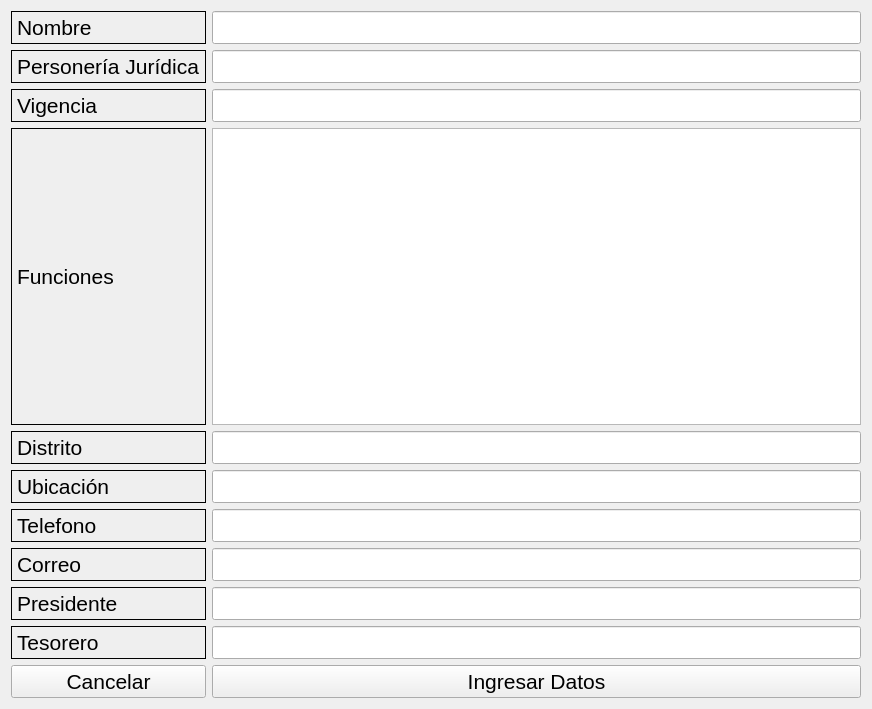
<?xml version="1.0" encoding="UTF-8"?>
<ui version="4.0">
 <class>instituciones</class>
 <widget class="QWidget" name="instituciones">
  <property name="geometry">
   <rect>
    <x>0</x>
    <y>0</y>
    <width>872</width>
    <height>709</height>
   </rect>
  </property>
  <property name="font">
   <font>
    <family>Arial</family>
    <pointsize>16</pointsize>
   </font>
  </property>
  <property name="windowTitle">
   <string>Ingreso de Instituciones</string>
  </property>
  <layout class="QGridLayout" name="gridLayout">
   <item row="0" column="0">
    <widget class="QLabel" name="label">
     <property name="frameShape">
      <enum>QFrame::Shape::Box</enum>
     </property>
     <property name="text">
      <string>Nombre</string>
     </property>
    </widget>
   </item>
   <item row="0" column="1">
    <widget class="QLineEdit" name="innom"/>
   </item>
   <item row="1" column="0">
    <widget class="QLabel" name="label_2">
     <property name="frameShape">
      <enum>QFrame::Shape::Box</enum>
     </property>
     <property name="text">
      <string>Personería Jurídica</string>
     </property>
    </widget>
   </item>
   <item row="1" column="1">
    <widget class="QLineEdit" name="inperju"/>
   </item>
   <item row="2" column="0">
    <widget class="QLabel" name="label_3">
     <property name="frameShape">
      <enum>QFrame::Shape::Box</enum>
     </property>
     <property name="text">
      <string>Vigencia</string>
     </property>
    </widget>
   </item>
   <item row="2" column="1">
    <widget class="QLineEdit" name="invige"/>
   </item>
   <item row="3" column="0">
    <widget class="QLabel" name="label_4">
     <property name="frameShape">
      <enum>QFrame::Shape::Box</enum>
     </property>
     <property name="text">
      <string>Funciones</string>
     </property>
    </widget>
   </item>
   <item row="3" column="1">
    <widget class="QTextEdit" name="insfunciones"/>
   </item>
   <item row="4" column="0">
    <widget class="QLabel" name="label_5">
     <property name="frameShape">
      <enum>QFrame::Shape::Box</enum>
     </property>
     <property name="text">
      <string>Distrito</string>
     </property>
    </widget>
   </item>
   <item row="4" column="1">
    <widget class="QLineEdit" name="indis"/>
   </item>
   <item row="5" column="0">
    <widget class="QLabel" name="label_6">
     <property name="frameShape">
      <enum>QFrame::Shape::Box</enum>
     </property>
     <property name="text">
      <string>Ubicación</string>
     </property>
    </widget>
   </item>
   <item row="5" column="1">
    <widget class="QLineEdit" name="inubi"/>
   </item>
   <item row="6" column="0">
    <widget class="QLabel" name="label_7">
     <property name="frameShape">
      <enum>QFrame::Shape::Box</enum>
     </property>
     <property name="text">
      <string>Telefono</string>
     </property>
    </widget>
   </item>
   <item row="6" column="1">
    <widget class="QLineEdit" name="intel"/>
   </item>
   <item row="7" column="0">
    <widget class="QLabel" name="label_8">
     <property name="frameShape">
      <enum>QFrame::Shape::Box</enum>
     </property>
     <property name="text">
      <string>Correo</string>
     </property>
    </widget>
   </item>
   <item row="7" column="1">
    <widget class="QLineEdit" name="incorreo"/>
   </item>
   <item row="8" column="0">
    <widget class="QLabel" name="label_9">
     <property name="frameShape">
      <enum>QFrame::Shape::Box</enum>
     </property>
     <property name="text">
      <string>Presidente</string>
     </property>
    </widget>
   </item>
   <item row="8" column="1">
    <widget class="QLineEdit" name="inpresi"/>
   </item>
   <item row="9" column="0">
    <widget class="QLabel" name="label_10">
     <property name="frameShape">
      <enum>QFrame::Shape::Box</enum>
     </property>
     <property name="text">
      <string>Tesorero</string>
     </property>
    </widget>
   </item>
   <item row="9" column="1">
    <widget class="QLineEdit" name="intesorero"/>
   </item>
   <item row="10" column="0">
    <widget class="QPushButton" name="btncancelarins">
     <property name="text">
      <string>Cancelar</string>
     </property>
    </widget>
   </item>
   <item row="10" column="1">
    <widget class="QPushButton" name="btningreins">
     <property name="text">
      <string>Ingresar Datos</string>
     </property>
    </widget>
   </item>
  </layout>
 </widget>
 <resources/>
 <connections/>
</ui>
